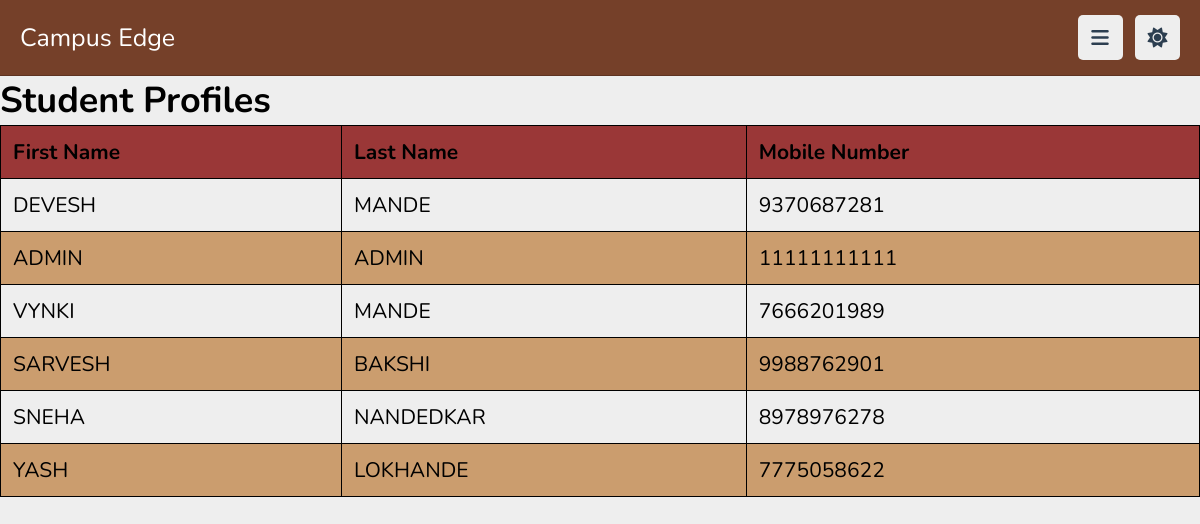
Screenshot of /profile2 with the database file from the repository.
### app.py (models this page shows, shortened)
class signup(db.Model):
    sno = db.Column(db.Integer, primary_key=True)
    firstname = db.Column(db.String(200), nullable=False)
    lastname = db.Column(db.String(200), nullable=False)
    email = db.Column(db.String(200), nullable=False)
    password = db.Column(db.String(200), nullable=False)
    mob = db.Column(db.String(200), nullable=False)
    reset_password_token = db.Column(db.String(255))
    reset_token_expiration = db.Column(db.DateTime)

### app.py (the view)
@app.route('/profile2')
def profile2():
    courses = course.query.all()
    signups = signup.query.all()
    mobs = signup.query.all()
    return render_template('student_contact.html', courses=courses, signups=signups , mobs=mobs)

### templates/student_contact.html (shortened to what this page needs)
<!DOCTYPE html>
<html lang="en">
<head>
   <link rel="stylesheet" href="https://cdnjs.cloudflare.com/ajax/libs/font-awesome/6.1.2/css/all.min.css">
   <link rel="stylesheet" href="static\css\course.css">
</head>
<body>
<header class="header">
   <section class="flex">
      <a class="logo">Campus Edge</a>
      <div class="icons">
         <div id="menu-btn" class="fas fa-bars"></div>
         <div id="toggle-btn" class="fas fa-sun"></div>
      </div>
   </section>
</header>
    <head>
     </head>
     <body>
         <h1>Student Profiles</h1>
         <table>
             <thead>
                 <tr>
                     <th>First Name</th>
                     <th>Last Name</th>
                     <th>Mobile Number</th>
                 </tr>
             </thead>
             <tbody>
                 {% for signup in signups %}
                 <tr>
                     <td>{{ signup.firstname | upper }}</td>
                     <td>{{ signup.lastname | upper  }}</td>
                     <td>{{ signup.mob | lower }}</td>
                 </tr>
                 {% endfor %}
             </tbody>
         </table>
     </body>
 </body>
 </html>
</body>
</html>

### static/css/course.css (style rules this page uses)
:root { --main-color:#a92c2c; --red:#e74c3c; --orange:#f39c12; --light-color:#888; --light-bg:#eee; --black:#2c3e50; --white:#fff; --brown: #754029; --border:.1rem solid rgba(0,0,0,.2); }
* { font-family: 'Nunito', sans-serif; margin:0; padding:0; box-sizing: border-box; outline: none; border:none; text-decoration: none; }
html { font-size: 62.5%; overflow-x: hidden; }
body { background-color: var(--light-bg); padding-left: 30rem; }
section { padding:2rem; margin: 0 auto; max-width: 1200px; }
.header { position: sticky; top:0; left:0; right: 0; background-color: var(--brown); z-index: 1000; border-bottom: var(--border); }
.header .flex { display: flex; align-items: center; justify-content: space-between; position: relative; padding: 1.5rem 2rem; }
.header .flex .logo { font-size: 2.5rem; color: var(--white); }
.header .flex .icons div { font-size: 2rem; color:var(--black); background-color: var(--light-bg); border-radius: .5rem; height: 4.5rem; width: 4.5rem; line-height: 4.5rem; cursor: pointer; text-align: center; margin-left: .7rem; }
@media (max-width:1200px) { body { padding-left: 0; } }

### templates/student_contact.html (style rules this page uses)
body { font-size: 21px; font-family: Arial, sans-serif; font-style: normal; }
h1 { font-size: 36px; }
table { width: 100%; border-collapse: collapse; }
th, td { border: 1px solid black; padding: 12px; text-align: left; }
th { background-color: #9a3737; }
tr:nth-child(even) { background-color: #cb9d6e; }

### rows the page displays
signup: firstname "DEVESH", lastname "MANDE", mob "9370687281"
signup: firstname "ADMIN", lastname "ADMIN", mob "11111111111"
signup: firstname "VYNKI", lastname "MANDE", mob "7666201989"
signup: firstname "SARVESH", lastname "BAKSHI", mob "9988762901"
signup: firstname "SNEHA", lastname "NANDEDKAR", mob "8978976278"
signup: firstname "YASH", lastname "LOKHANDE", mob "7775058622"
